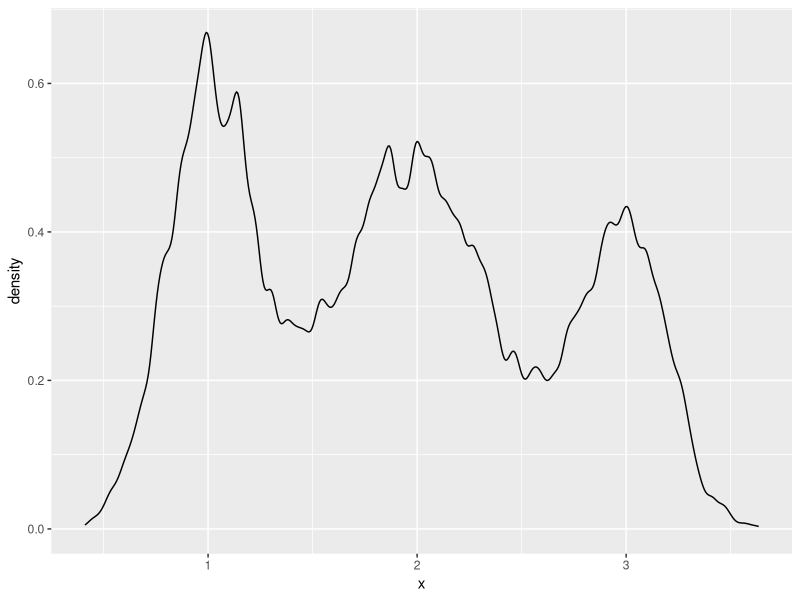

The R script that drew this image: (Note: this script raises an error after producing the figure.)
library(data.table)
library(ggplot2)

n = 1024*8

p_id = sample(seq(from = 1, to = 3), n , replace = TRUE, prob = c(0.3, 0.5, 0.2))
x_avg = c(1, 2, 3)
x_sig = 0.2*c(1, 2, 1)
df = data.table(p_id, x = rnorm(n)*x_sig[p_id] + x_avg[p_id] )

ggplot(df, aes(x)) + geom_density(adjust = 0.2) 

params = fit_em(3, df$x)

ggplot(df, aes(x)) + geom_density(adjust = 0.2) + 
  geom_line(data = data.frame(sx = sort(df$x) , mp = rowSums(mixture_prob(sort(df$x), params)) ), aes(sx, mp), color = 'red')


mixture_prob<-function(x, params){
  nx = length(x)
  k  = length( params$wt )
  gamma = matrix(rep(0, nx * k), nrow = nx, ncol = k)
  for(i in 1:k){
    gamma[,i] = params$wt[i] * dnorm(x, params$mu[i], params$sm[i])
  }
  #gamma = gamma / rowSums(gamma)
  return (gamma)
}

## fit parameters 
fit_em<-function(k, x){
  nx = length(x)
  mu_est = sample(x, k)
  sm_est = rep(sd(x), k)
  wt_est = rep(1, k)/k
  gamma = matrix(rep(0, nx * k), nrow = nx, ncol = k)
  
  if (k == 1)
    mu_est = mean(x)
  else if (k == 2)
    mu_est = c(min(x), max(x))
  else
    mu_est = seq(from = min(x), to = max(x), length.out = k)
  
  prev_log_like = NA
  
  for(it in 1:100){
    #E-step
    for(i in 1:k){
      gamma[,i] = wt_est[i] * dnorm(x, mu_est[i], sm_est[i])
    }
    likehood = rowSums(gamma)
    log_like = sum(log(likehood))
    gamma = gamma / likehood
    
    #M-step, estimate mu_est, sm_est
    for(i in 1:k){
      gamma_sum = sum(gamma[,i])
      mu_est[i] = sum(gamma[,i] * x)/gamma_sum
      sm_est[i] = sqrt( sum(gamma[,i] * (x - mu_est[i])^2 )/gamma_sum )
      wt_est[i] = gamma_sum / nx
    }
    if (!is.na(prev_log_like) & abs(prev_log_like - log_like)<1e-3){
      break
    }
    prev_log_like = log_like
    #print(log_like)
  }
  return( list('mu' = mu_est, 'sm' = sm_est, 'wt' = wt_est, 'it' = it, 'log_like' = log_like, 'error' = prev_log_like - log_like) )
}
